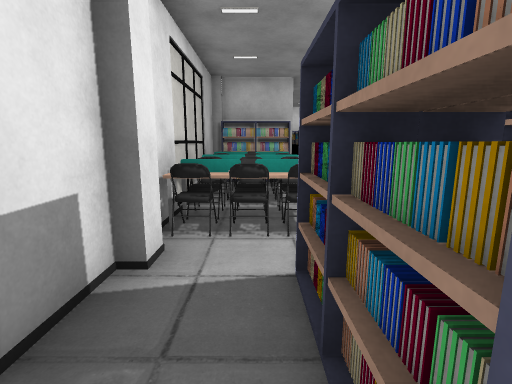
[1] (above)

16 first-person views from a walk through a Unity game level. The camera is 1.4 m above the floor, tilts 10° down and sees 85° across. The floor is counted in squares, 1 m on a side. Each view is taken from the middle of a square. On the plan, view 1 faces up. The plan holds only what a view shows up to about 14 squares ahead; the rest is blank. The player character is not drawn. Some surface patterns are stand-ins.

[2]
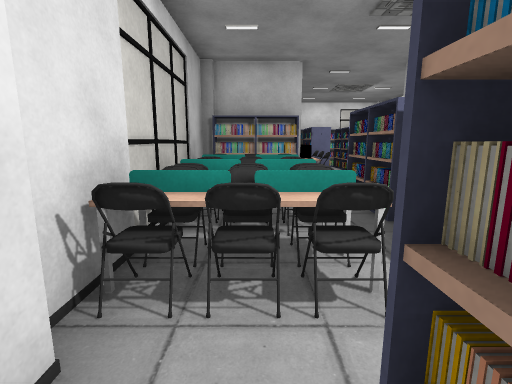

[3]
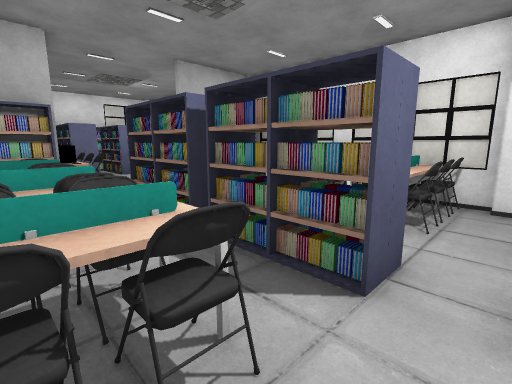

[4]
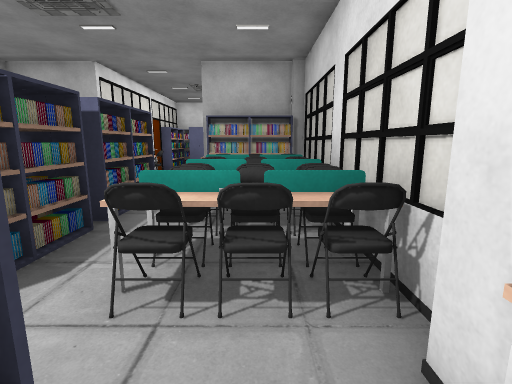

[5]
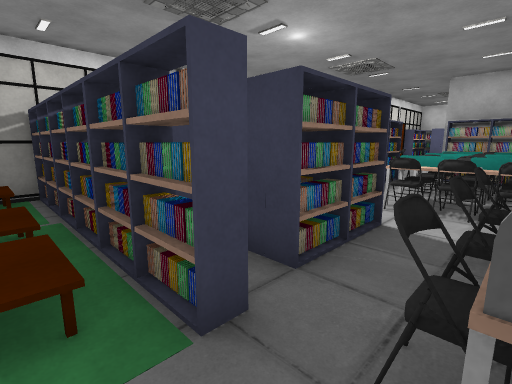

[6]
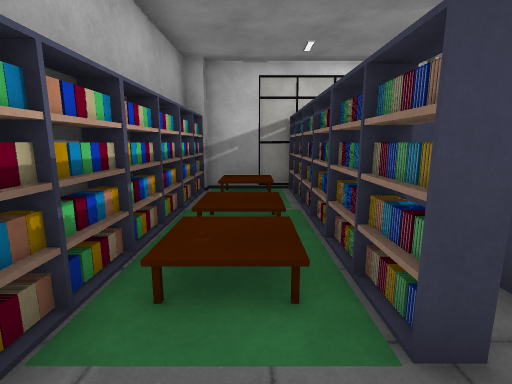

[7]
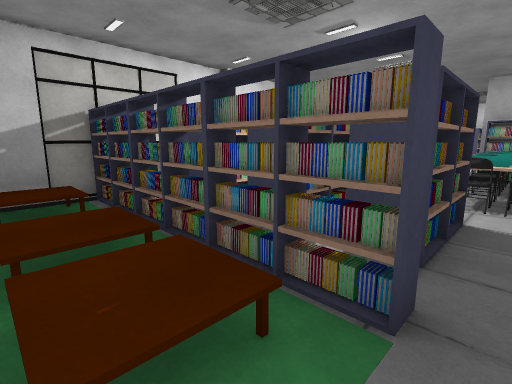

[8]
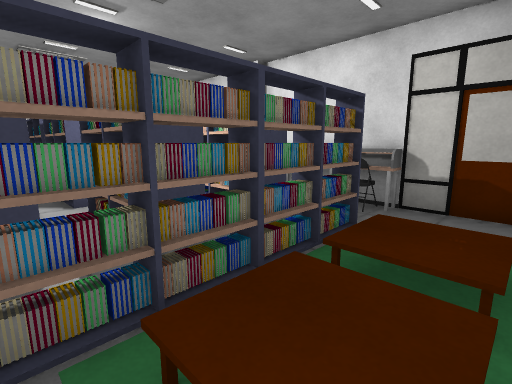

[9]
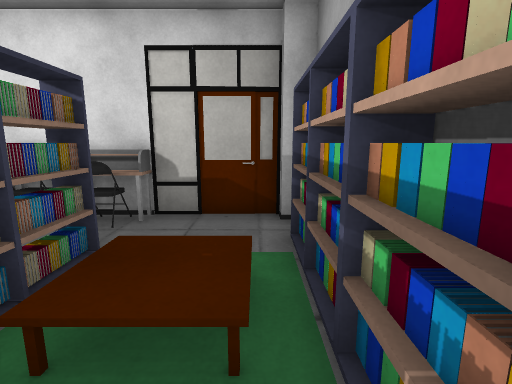

[10]
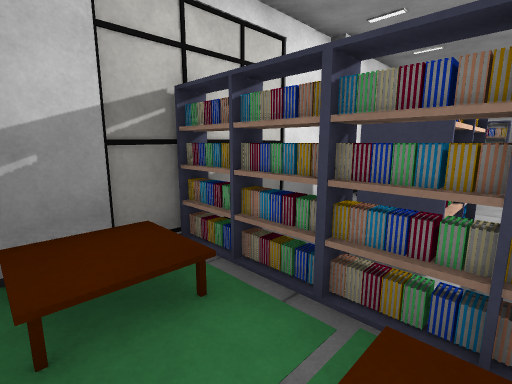

[11]
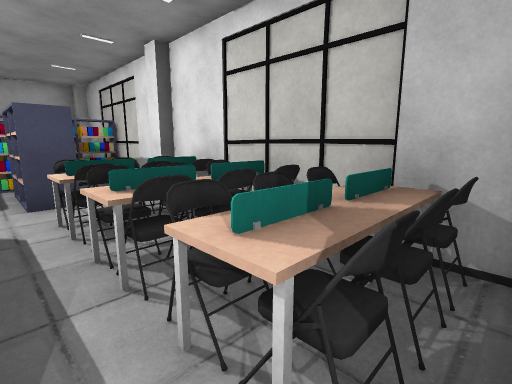

[12]
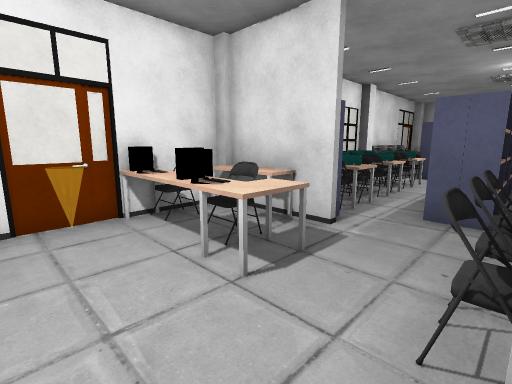

[13]
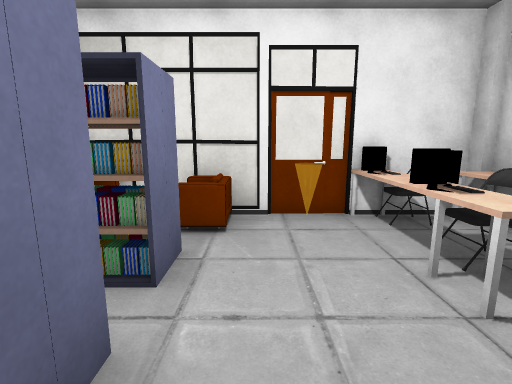

[14]
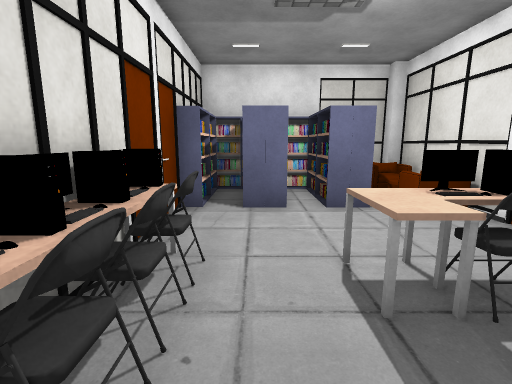

[15]
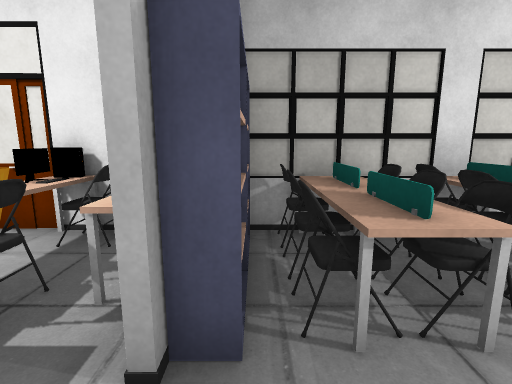

[16]
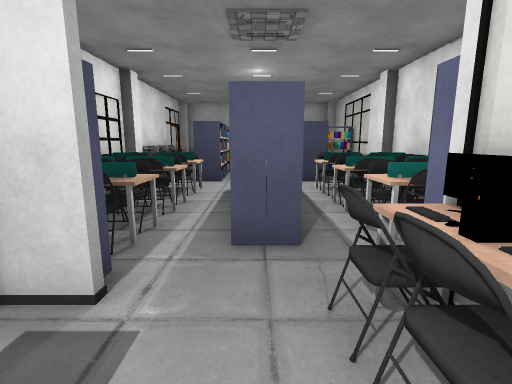

### Floor plan
Key: @ floor where view 1 was taken; # wall or solid block; x gap in a wall; . floor; = window, fence, low wall or low ledge; ^ raised ledge; T thing the floor can be seen under or through; O other object.
Columns run from 2 left of view 1 to 8 right of it. Each row starts with its distance up from view 1.
 18        #OO#
 17        #.##
 16    #####OO#
 15    #......#
 14    #.....=#
 13    #^.^^^^#
 12    #^.^^.^#
 11   ##^..x^##
 10 ####...####
  9 #^^^.#.^^^#
  8 #^^^.#.^^^#
  7 #^^^.#.^^^#
  6 #^^^.#.^^##
  5 #^^^.#.^^^#
  4 #^^^.#.^^^#
  3 ##.x.x.x.#
  2 #..#.###.^
  1 #..#.###.^#
  0 #.@......^#
 -1 ##TTT=#=.^#
 -2 #OO.O.O...#
 -3 #.........#
 -4 ###########

Positions as (right, up) in squares from view 1, and headings:
1: (0, 0), facing up
2: (0, 2), facing up
3: (0, 3), facing up-right
4: (6, 2), facing up
5: (7, -2), facing up-left
6: (7, -2), facing left
7: (6, -3), facing up-left
8: (1, -3), facing up-right
9: (2, -3), facing right
10: (2, -3), facing up-left
11: (2, 10), facing down-left
12: (2, 15), facing down-right
13: (2, 15), facing right
14: (3, 10), facing up
15: (3, 10), facing right
16: (3, 13), facing down
